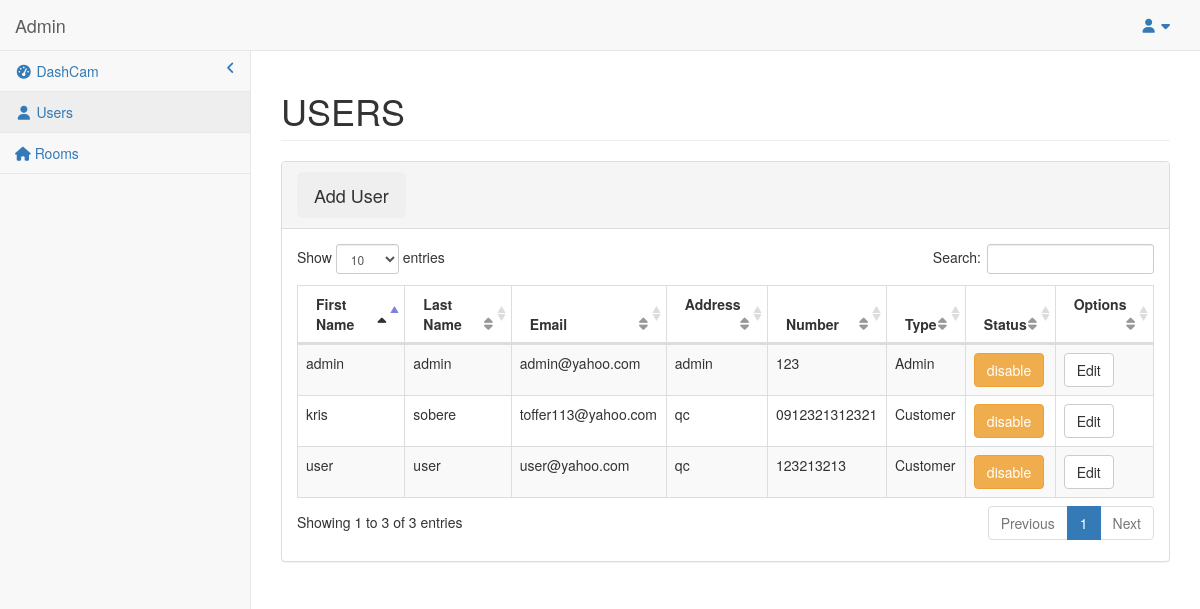
The app's page /admin/pages/users.php with its own data.
### tables this page shows
CREATE TABLE `users` (
  `id` int(11) NOT NULL,
  `firstname` varchar(100) DEFAULT NULL,
  `lastname` varchar(250) NOT NULL,
  `email` varchar(250) NOT NULL,
  `address` varchar(250) NOT NULL,
  `number` varchar(250) NOT NULL,
  `username` varchar(50) DEFAULT NULL,
  `password` varchar(50) DEFAULT NULL,
  `user_type` int(11) DEFAULT NULL,
  `status` int(11) NOT NULL
);

### admin/pages/users.php (the view, shortened to what this page needs)
<?php
function displayadTitle() {
echo "USERS";
}
function displayadContent() {
require '../../db/connection.php';
		?>
		<?php
		echo '
	<div class="panel panel-default">
                        <div class="panel-heading">
                          <button class="btn btn-lg" id="add_user">Add User</button>
                        </div>
                        <div class="panel-body table-responsive">
                            <table width="100%" class="table table-striped table-bordered table-hover" id="dataTables-example">
                                <thead>
                                    <tr>
                                        <th>First Name</th>
                                        <th>Last Name</th>
                                        <th>Email</th>
                                        <th>Address</th>
                                        <th>Number</th>
                                        <th>Type</th>
                                        <th>Status</th>
                                        <th>Options</th>
                                    </tr>
                                </thead><tbody>';
                                $sel = "SELECT * FROM users ORDER BY user_type";
									$res = mysqli_query($conn,$sel);
									while ($row_users = mysqli_fetch_array($res)) {
										$index = $row_users['id'];
										$fname = $row_users['firstname'];
										$lname = $row_users['lastname'];
										$email = $row_users['email'];
										$address = $row_users['address'];
										$number = $row_users['number'];
										$type = $row_users['user_type'];
										$status = $row_users['status'];
                                echo '  <tr>
                                        <td>'.$fname.'</td>
                                        <td>'.$lname.'</td>
                                        <td>'.$email.'</td>
                                        <td>'.$address.'</td>
                                        <td>'.$number.'</td>';
                                        if ($type == 1 || $type == 3) {
                                        	echo "<td>Admin</td>";
                                        }else if($type == 2){
                                        	echo "<td>Customer</td>";
                                        }
                                        if ($status == 1) {
                                        	echo "<td><a href='status_users.php?index=$index'><button class='btn btn-warning'>disable</button></a></td>";
                                        }else {
                                        	echo "<td><a href='status_users.php?index=$index'><button class='btn btn-primary'>enable</button></a></td>";
                                        }
                                        if ($status == 0 && $type == 2) {
                                        echo "<td><button class='btn btn-default edit_user1'  data-index='$index'>Edit</button></td>";
                                        } elseif ($status == 1 && $type == 2) {
                                        echo "<td><button class='btn btn-default edit_user1'  data-index='$index'>Edit</button></td>";
                                        }elseif ($status == 0 && $type == 3 || $type == 1) {
                                        echo "<td><button class='btn btn-default edit_user1'  data-index='$index'>Edit</button></td>";
                                        }elseif ($status == 1 && $type == 3 || $type == 1) {
                                        echo "<td><button class='btn btn-default edit_user1'  data-index='$index'>Edit</button></td>";
                                        }
                                 echo ' </tr>';
                                   }
                        echo   '
                               	</tbody>
                            </table>
                        </div>
                    </div>
                                	';
}
require 'templatead.php';
?>

### records on screen
users: firstname "admin", lastname "admin", email "admin@yahoo.com", address "admin", number "123", shows "Admin"
users: firstname "user", lastname "user", email "user@yahoo.com", address "qc", number "123213213", shows "Customer"
users: firstname "kris", lastname "sobere", email "toffer113@yahoo.com", address "qc", number "0912321312321", shows "Customer"
